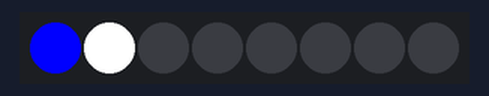
A sketch run on a simulated Arduino Uno, built with avr-gcc and run on an emulated ATmega328P. Shown: 8 RGB LEDs in strip order, left to right.

Above: at 0.2 s.
At 38.9 s:
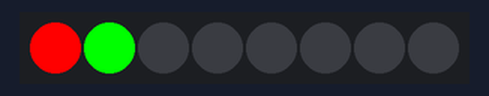
Timing chart, 0 to 130.0 s (numbered marks = the images above):
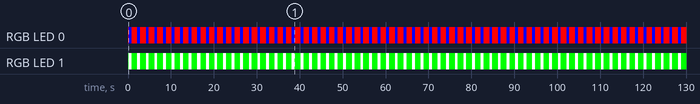

Measured:
- by itself, RGB LED 0: repeats every 2.0 s: RGB(0, 0, 255) 0.67 s, RGB(255, 0, 0) 1.3 s
- by itself, RGB LED 1: repeats every 2.0 s: RGB(255, 255, 255) 0.67 s, RGB(0, 255, 0) 1.3 s
- by itself, everything shown: repeats every 40.0 s, in 40 steps
- what the display in image 0 shows lasts 0.7 s, from 0.2 s to 0.9 s

The sketch:

uno_generator_pixel.ino
```cpp
// Generated by microflow v0.12.0.
// Target board: Arduino Uno (uno).
// Sketch skeleton for 2 node(s).

// --- Includes ---
// Libraries not bundled with your board's core must be installed first:
// Arduino IDE > Sketch > Include Library > Manage Libraries…
#include <Adafruit_NeoPixel.h>

// --- Declarations ---
// node osc-1 (Oscillator)
unsigned long oscillator_osc_1_start = 0;
unsigned long oscillator_osc_1_tick_at = 0;
double oscillator_osc_1_value = 0.0;
bool oscillator_osc_1_running = true;
bool oscillator_osc_1_sampled = false;
// node pixel-1 (Pixel)
Adafruit_NeoPixel pixel_pixel_1(8, 6, NEO_GRB + NEO_KHZ800);
uint8_t pixel_pixel_1_version = 1;
bool pixel_pixel_1_event = false;
const uint32_t pixel_pixel_1_presets[2][2] = {
  {0xFF0000, 0x00FF00},
  {0x0000FF, 0xFFFFFF}
};
const uint16_t pixel_pixel_1_preset_len[2] = {2, 2};

void setup() {
  // --- Setup ---
  oscillator_osc_1_start = millis();
  oscillator_osc_1_tick_at = oscillator_osc_1_start;
  pixel_pixel_1.begin();
  pixel_pixel_1.clear();
  pixel_pixel_1.show();
}

void loop() {
  static unsigned long previousMillis = 0;
  const unsigned long interval = 1; // ms; non-blocking scheduler tick
  unsigned long currentMillis = millis();
  if (currentMillis - previousMillis >= interval) {
    previousMillis = currentMillis;
    // --- Scheduled tasks ---
    oscillator_osc_1_sampled = oscillator_osc_1_running && millis() - oscillator_osc_1_tick_at >= 16UL;
    if (oscillator_osc_1_sampled) {
      oscillator_osc_1_tick_at = millis();
      double oscillator_osc_1_t = (double)(millis() - oscillator_osc_1_start) + 0.0;
      oscillator_osc_1_value = 1.0 * sin(oscillator_osc_1_t * (2.0 * PI / 2000.0)) + 0.0;
    }
    pixel_pixel_1_event = false;
    if (oscillator_osc_1_sampled) {
      uint16_t pixel_pixel_1_idx = (uint16_t)constrain(round(((double)(oscillator_osc_1_value))), 0.0, 1.0);
      bool pixel_pixel_1_changed = false;
      for (uint16_t pixel_pixel_1_i = 0; pixel_pixel_1_i < pixel_pixel_1_preset_len[pixel_pixel_1_idx]; pixel_pixel_1_i++) { if (pixel_pixel_1.getPixelColor(pixel_pixel_1_i) != pixel_pixel_1_presets[pixel_pixel_1_idx][pixel_pixel_1_i]) { pixel_pixel_1_changed = true; } pixel_pixel_1.setPixelColor(pixel_pixel_1_i, pixel_pixel_1_presets[pixel_pixel_1_idx][pixel_pixel_1_i]); }
      pixel_pixel_1.show();
      if (pixel_pixel_1_changed) { pixel_pixel_1_version = (pixel_pixel_1_version == 255) ? 1 : pixel_pixel_1_version + 1; }
      pixel_pixel_1_event = true;
    }
  }
}
```
